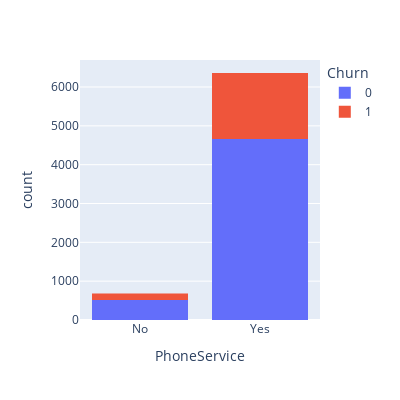

Source (notebook cell):
### Code cell
fig = px.histogram(df1, x="PhoneService", color="Churn",width=400, height=400)
fig.show()

### Figure 1 — Plotly figure (JSON) as saved in the notebook; plotly's stock layout.template omitted (floating-point values rounded to 4 significant figures; data arrays with more than 128 entries replaced by an {"elided": "..."} marker saying what was removed)
{"data": [{"alignmentgroup": "True", "bingroup": "x", "hovertemplate": "Churn=0<br>PhoneService=%{x}<br>count=%{y}<extra></extra>", "legendgroup": "0", "marker": {"color": "#636efa", "pattern": {"shape": ""}}, "name": "0", "offsetgroup": "0", "orientation": "v", "showlegend": true, "type": "histogram", "x": {"elided": "5174 str values"}, "xaxis": "x", "yaxis": "y"}, {"alignmentgroup": "True", "bingroup": "x", "hovertemplate": "Churn=1<br>PhoneService=%{x}<br>count=%{y}<extra></extra>", "legendgroup": "1", "marker": {"color": "#EF553B", "pattern": {"shape": ""}}, "name": "1", "offsetgroup": "1", "orientation": "v", "showlegend": true, "type": "histogram", "x": {"elided": "1869 str values"}, "xaxis": "x", "yaxis": "y"}], "layout": {"barmode": "relative", "height": 400, "legend": {"title": {"text": "Churn"}, "tracegroupgap": 0}, "margin": {"t": 60}, "width": 400, "xaxis": {"anchor": "y", "domain": [0, 1], "title": {"text": "PhoneService"}, "type": "category", "range": [-0.5, 1.5], "autorange": true}, "yaxis": {"anchor": "x", "domain": [0, 1], "title": {"text": "count"}, "range": [0, 6696.0], "autorange": true}}}
